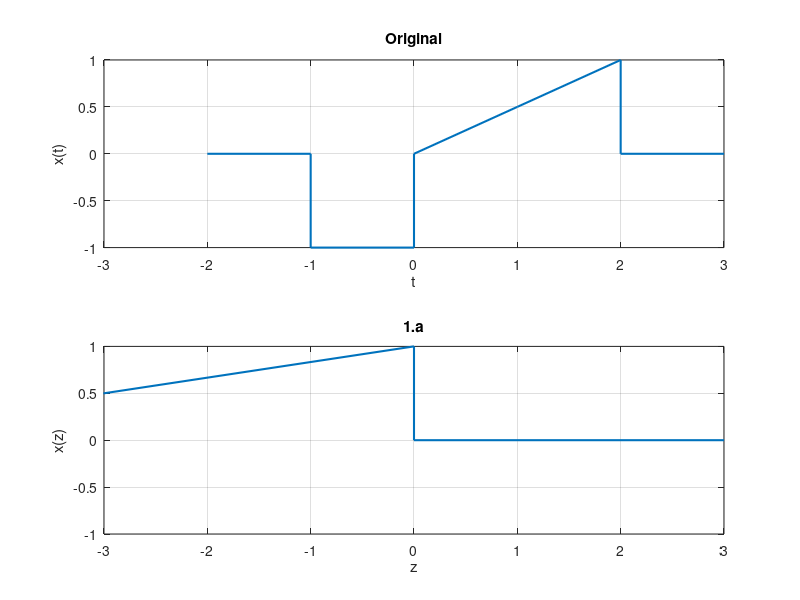

This figure's MATLAB source: (Note: this script raises an error after producing the figure.)
t = [-2 -1 -1 0 0 1 2 2 3]
x = [0 0 -1 -1 0 0.5 1 0 0]
subplot(211), plot(t, x)
plot(t, x, 'linewidth', 1.5)
xlabel('t')
ylabel('x(t)')
title('Original');
axis([-3 3 -1 1]);
grid;
subplot(212)
z = ((3 * t) - 6);
plot(z, x, 'linewidth', 1.5)
xlabel('z')
ylabel('x(z)')
title('1.a');
axis([-3 3 -1 1])
grid;
subplot(213)
b = ((-4 * x) + 2);
plot(t, b, 'linewidth', 1.5)
xlabel('t')
ylabel('Q(b)')
title('1.b');
axis([-3 3 -1 1])
grid;
